Frame 1 (no input): blank canvas, image omitted
Frame 60 (the mouse pressed at the canvas centre just before this capture): blank canvas, image omitted
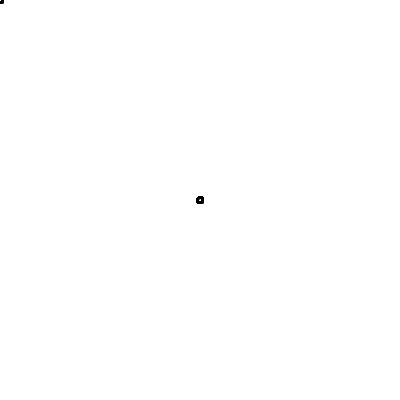
Frame 120 (the mouse held since frame 60 and released just before this capture)

The Processing sketch whose frames 1 and 60 were blank and that drew this single picture after the mouse press (run headless with seeded random() and noise(); from frame 60 on, the mouse is pressed at the canvas centre):

// Processing sketch: P4_mousedraw_example
// ── P4_mousedraw_example.pde
// basic drawing app 

void setup () {
  //frameRate(12); change frame rate to demo update speed 
  background(255); // set background color to white
  size (400, 400); // set background size to 400 by 400 pixels
  strokeWeight(3); // set stroke weight to 3
}

void draw() {
  ellipse(mouseX, mouseY, 5, 5);  // draw a circle at mouse location
  //line(pmouseX, pmouseY, mouseX, mouseY);
  // code that prints out the values of mouseX and mouseY to the console.
  println("mouseX: " + mouseX + " , mouseY: " + mouseY);
}
